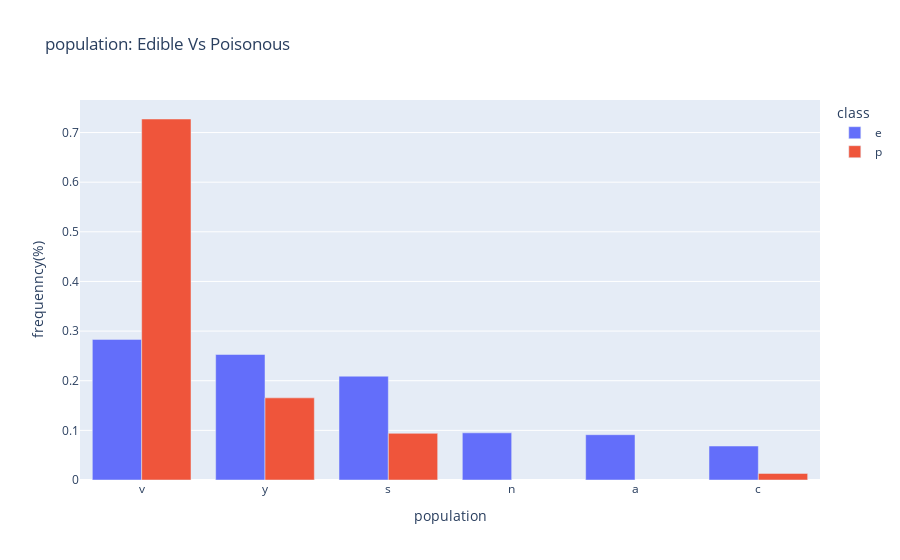

Here is the notebook cell this chart was saved with:
### Code cell
fig = px.bar(data_frame= df_population , x= 'population', y= 'frequency',color= 'class', barmode= 'group', title='population: Edible Vs Poisonous')
fig.update_layout(xaxis_title= 'population' , yaxis_title= 'frequenncy(%)')

### Figure 1 — Plotly figure (JSON) as saved in the notebook; plotly's stock layout.template omitted (floating-point values rounded to 4 significant figures)
{"data": [{"alignmentgroup": "True", "hovertemplate": "class=e<br>population=%{x}<br>frequency=%{y}<extra></extra>", "legendgroup": "e", "marker": {"color": "#636efa", "pattern": {"shape": ""}}, "name": "e", "offsetgroup": "e", "orientation": "v", "showlegend": true, "textposition": "auto", "type": "bar", "x": ["v", "y", "s", "n", "a", "c"], "xaxis": "x", "y": [0.2833, 0.2529, 0.2091, 0.09506, 0.09125, 0.06844], "yaxis": "y"}, {"alignmentgroup": "True", "hovertemplate": "class=p<br>population=%{x}<br>frequency=%{y}<extra></extra>", "legendgroup": "p", "marker": {"color": "#EF553B", "pattern": {"shape": ""}}, "name": "p", "offsetgroup": "p", "orientation": "v", "showlegend": true, "textposition": "auto", "type": "bar", "x": ["v", "y", "s", "c"], "xaxis": "x", "y": [0.7273, 0.1655, 0.09397, 0.01328], "yaxis": "y"}], "layout": {"barmode": "group", "legend": {"title": {"text": "class"}, "tracegroupgap": 0}, "title": {"text": "population: Edible Vs Poisonous"}, "xaxis": {"anchor": "y", "domain": [0, 1], "title": {"text": "population"}, "type": "category", "range": [-0.5, 5.5], "autorange": true}, "yaxis": {"anchor": "x", "domain": [0, 1], "title": {"text": "frequenncy(%)"}, "type": "linear", "range": [0, 0.7656], "autorange": true}, "autosize": true}}
